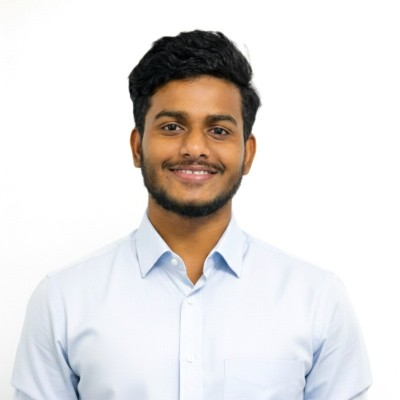
#> input picture portfolio/assets/profile-original.png, 400 x 400 px
$ python process_profile.py
#> lines starting #> are read from the running program, lines starting #| are printed output that depends on the picture; after the words box and inside, x2 and y2 are one past the last pixel; in counts of white or black regions, pixels touching at a corner belong together
"""Remove white background from profile photo for dark-theme portfolio."""
from PIL import Image
import numpy as np
from pathlib import Path

ROOT = Path(__file__).resolve().parents[1]
SRC = ROOT / "assets" / "profile.png"
OUT = ROOT / "assets" / "profile.png"
BACKUP = ROOT / "assets" / "profile-original.png"

def main():
    if BACKUP.exists() is False and SRC.exists():
        Image.open(SRC).save(BACKUP)

    img = Image.open(SRC if not BACKUP.exists() else BACKUP).convert("RGBA")
    arr = np.array(img, dtype=np.float32)
    r, g, b = arr[..., 0], arr[..., 1], arr[..., 2]
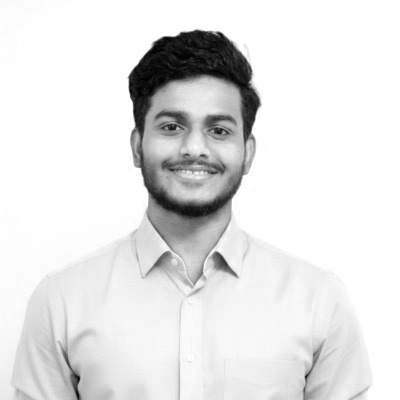
#> r: shape (400, 400) float32; min 0, max 255, mean 227.8
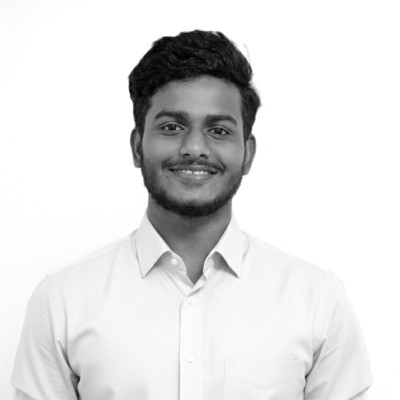
#> g: shape (400, 400) float32; min 0, max 255, mean 224.6
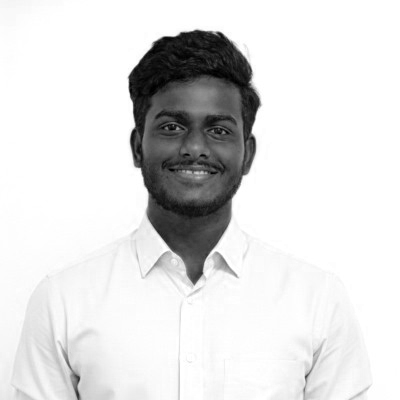
#> b: shape (400, 400) float32; min 0, max 255, mean 223.3

    # Distance from white; soft feather for clean edges
    white_dist = np.sqrt(
        np.maximum(0, r - 235) ** 2
        + np.maximum(0, g - 235) ** 2
        + np.maximum(0, b - 235) ** 2
    )
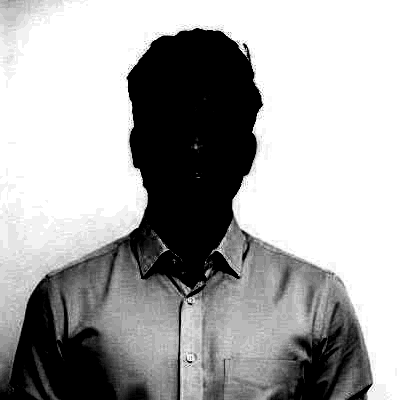
#> white_dist: shape (400, 400) float32; min 0, max 34.64, mean 22.5; drawn with min black and max white
    alpha = np.clip(255 - white_dist * 4.5, 0, 255)

    # Preserve shirt/skin — boost opacity for non-white pixels
    not_white = (r < 230) | (g < 230) | (b < 230)
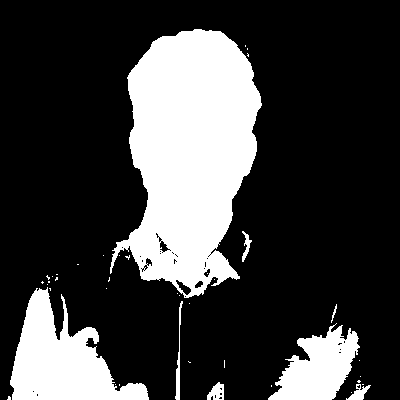
#> not_white: shape (400, 400) bool; 24.5% white; 41 white regions (33 under 20 px), largest, box (x1, y1, x2, y2) and area: (110, 29, 262, 298) 26538, (10, 287, 149, 400) 7835, (268, 323, 360, 400) 3999
    alpha[not_white] = np.maximum(alpha[not_white], 255)
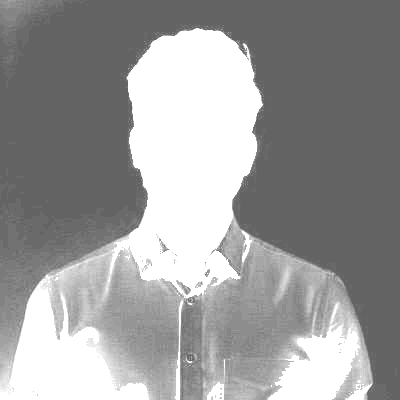
#> alpha: shape (400, 400) float32; min 99.12, max 255, mean 154.7

    arr[..., 3] = alpha
    result = Image.fromarray(arr.astype(np.uint8), "RGBA")

    # Tight crop with padding
    bbox = result.getbbox()
#> bbox = (0, 0, 400, 400)
    if bbox:
        pad = 40
        x0 = max(0, bbox[0] - pad)
#> x0 = 0
        y0 = max(0, bbox[1] - pad)
#> y0 = 0
        x1 = min(result.width, bbox[2] + pad)
#> x1 = 400
        y1 = min(result.height, bbox[3] + pad)
#> y1 = 400
        result = result.crop((x0, y0, x1, y1))

    # Square canvas for circular crop
    size = max(result.size)
#> size = 400
    canvas = Image.new("RGBA", (size, size), (0, 0, 0, 0))
#> canvas: PIL image 400x400 RGBA; every value is 0
    ox = (size - result.width) // 2
#> ox = 0
    oy = (size - result.height) // 2
#> oy = 0
    canvas.paste(result, (ox, oy), result)
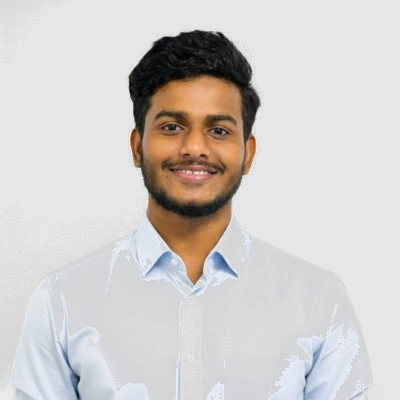
#> canvas: PIL image 400x400 RGBA; mean R, G, B, A 128.3, 124.9, 123.2, 109.8; transparent parts drawn white
    canvas.save(OUT, optimize=True)
    print(f"Saved {OUT} ({size}x{size})")
#| Saved portfolio/assets/profile.png (400x400)

if __name__ == "__main__":
    main()
